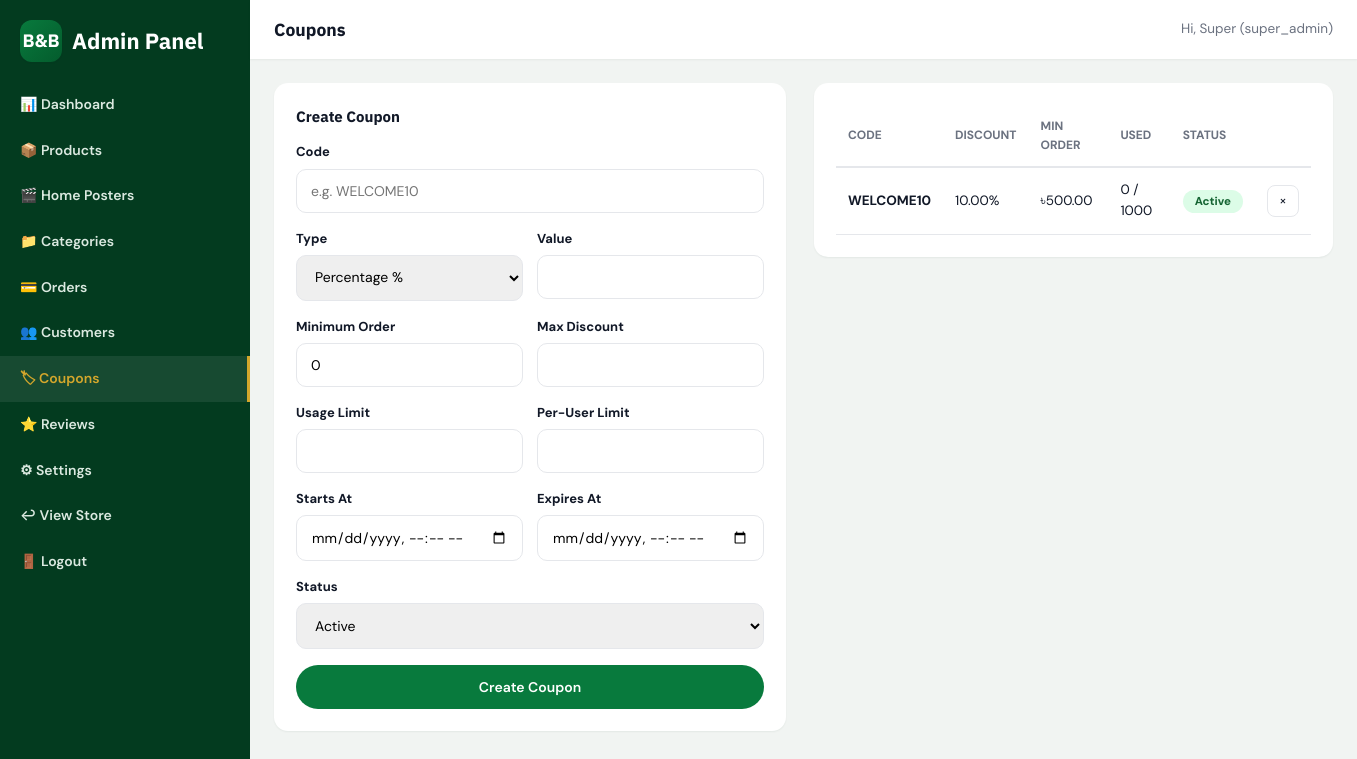
Page /admin/coupons.php (signed in) on the committed database.
### tables this page shows
CREATE TABLE users (
    id INT UNSIGNED AUTO_INCREMENT PRIMARY KEY,

    first_name VARCHAR(80) NOT NULL,
    last_name VARCHAR(80) NOT NULL,

    email VARCHAR(150) NOT NULL,
    password VARCHAR(255) NOT NULL,

    phone VARCHAR(30) DEFAULT NULL,

    address TEXT DEFAULT NULL,
    city VARCHAR(100) DEFAULT NULL,
    postal_code VARCHAR(20) DEFAULT NULL,

    avatar VARCHAR(255) DEFAULT NULL,

    role ENUM(
        'member',
        'admin',
        'super_admin'
    ) NOT NULL DEFAULT 'member',

    status ENUM(
        'active',
        'inactive',
        'blocked'
    ) NOT NULL DEFAULT 'active',

    created_at TIMESTAMP NOT NULL DEFAULT CURRENT_TIMESTAMP,
    updated_at TIMESTAMP NOT NULL DEFAULT CURRENT_TIMESTAMP
        ON UPDATE CURRENT_TIMESTAMP,

    UNIQUE KEY uq_users_email (email),
    KEY idx_users_role (role),
    KEY idx_users_status (status),
    KEY idx_users_created (created_at)
);

CREATE TABLE coupons (
    id INT UNSIGNED AUTO_INCREMENT PRIMARY KEY,

    code VARCHAR(50) NOT NULL,

    discount_type ENUM(
        'percentage',
        'fixed'
    ) NOT NULL,

    discount_value DECIMAL(12,2) NOT NULL DEFAULT 0.00,

    minimum_order DECIMAL(12,2) NOT NULL DEFAULT 0.00,

    maximum_discount DECIMAL(12,2) DEFAULT NULL,

    usage_limit INT UNSIGNED DEFAULT NULL,
    used_count INT UNSIGNED NOT NULL DEFAULT 0,

    per_user_limit INT UNSIGNED DEFAULT NULL,

    starts_at DATETIME DEFAULT NULL,
    expires_at DATETIME DEFAULT NULL,

    status ENUM(
        'active',
        'inactive'
    ) NOT NULL DEFAULT 'active',

    created_at TIMESTAMP NOT NULL DEFAULT CURRENT_TIMESTAMP,
    updated_at TIMESTAMP NOT NULL DEFAULT CURRENT_TIMESTAMP
        ON UPDATE CURRENT_TIMESTAMP,

    UNIQUE KEY uq_coupons_code (code),

    KEY idx_coupons_status (status),
    KEY idx_coupons_expiry (expires_at)
);

### includes/functions.php (called while the page is built, shortened)
<?php
function clean($value) {
    return htmlspecialchars(trim($value ?? ''), ENT_QUOTES, 'UTF-8');
}
function generate_csrf_token() {
    return $_SESSION['csrf_token'];
}
function get_settings() {
    static $settings = null;
    if ($settings === null) {
        global $pdo;
        $settings = [];
        try {
            $stmt = $pdo->query("SELECT setting_key, setting_value FROM settings");
            foreach ($stmt->fetchAll() as $row) {
                $settings[$row['setting_key']] = $row['setting_value'];
            }
        } catch (Exception $e) {
            $settings = [];
        }
    }
    return $settings;
}
function get_setting($key, $default = '') {
    $settings = get_settings();
    return $settings[$key] ?? $default;
}
function format_price($amount) {
    $symbol = get_setting('currency_symbol', '৳');
    return $symbol . number_format((float) $amount, 2);
}

### includes/auth.php (called while the page is built, shortened)
<?php
function current_user() {
    static $user = null;
    if ($user !== null) return $user ?: null;
    global $pdo;
    $stmt = $pdo->prepare("SELECT id, first_name, last_name, email, phone, address, city, postal_code, avatar, role, status
                            FROM users WHERE id = ? LIMIT 1");
    $stmt->execute([$_SESSION['user_id']]);
    $row = $stmt->fetch();
    $user = $row;
    return $user;
}
function is_logged_in() {
    return current_user() !== null;
}
function is_admin() {
    $user = current_user();
    return $user && in_array($user['role'], ['admin', 'super_admin'], true);
}
function require_admin() {
    if (!is_logged_in() || !is_admin()) {
        redirect('login.php');
    }
}

### admin/coupons.php (the view, shortened to what this page needs)
<?php
require_admin();
$pageTitle = 'Coupons';
require_once __DIR__ . '/includes/header.php';
$coupons = $pdo->query("SELECT * FROM coupons ORDER BY created_at DESC")->fetchAll();
?>
<div class="shop-layout" style="grid-template-columns:1fr 1.6fr;">
  <div class="admin-panel">
    <h4 style="margin-bottom:14px;">Create Coupon</h4>
    <form method="post">
      <div class="form-group"><label>Code</label><input class="form-control" name="code" required placeholder="e.g. WELCOME10"></div>
      <div class="form-row">
        <div class="form-group">
          <label>Type</label>
          <select name="discount_type" class="form-control"><option value="percentage">Percentage %</option><option value="fixed">Fixed Amount</option></select>
        </div>
        <div class="form-group"><label>Value</label><input class="form-control" type="number" step="0.01" name="discount_value" required></div>
      </div>
      <div class="form-row">
        <div class="form-group"><label>Minimum Order</label><input class="form-control" type="number" step="0.01" name="minimum_order" value="0"></div>
        <div class="form-group"><label>Max Discount</label><input class="form-control" type="number" step="0.01" name="maximum_discount"></div>
      </div>
      <div class="form-row">
        <div class="form-group"><label>Usage Limit</label><input class="form-control" type="number" name="usage_limit"></div>
        <div class="form-group"><label>Per-User Limit</label><input class="form-control" type="number" name="per_user_limit"></div>
      </div>
      <div class="form-row">
        <div class="form-group"><label>Starts At</label><input class="form-control" type="datetime-local" name="starts_at"></div>
        <div class="form-group"><label>Expires At</label><input class="form-control" type="datetime-local" name="expires_at"></div>
      </div>
      <div class="form-group">
        <label>Status</label>
        <select name="status" class="form-control"><option value="active">Active</option><option value="inactive">Inactive</option></select>
      </div>
      <button type="submit" class="btn btn-primary btn-block">Create Coupon</button>
    </form>
  </div>
  <div class="admin-panel">
    <table class="data-table">
      <thead><tr><th>Code</th><th>Discount</th><th>Min Order</th><th>Used</th><th>Status</th><th></th></tr></thead>
      <tbody>
      <?php foreach ($coupons as $c): ?>
        <tr>
          <td><strong><?= clean($c['code']) ?></strong></td>
          <td><?= $c['discount_type'] === 'percentage' ? $c['discount_value'] . '%' : format_price($c['discount_value']) ?></td>
          <td><?= format_price($c['minimum_order']) ?></td>
          <td><?= $c['used_count'] ?><?= $c['usage_limit'] ? ' / ' . $c['usage_limit'] : '' ?></td>
          <td><span class="status-pill status-<?= clean($c['status']) ?>"><?= clean($c['status']) ?></span></td>
          <td><a href="<?= BASE_URL ?>admin/coupons.php?delete=<?= $c['id'] ?>&csrf_token=<?= generate_csrf_token() ?>" class="icon-btn" onclick="return confirm('Delete this coupon?')">&times;</a></td>
        </tr>
      <?php endforeach; ?>
      </tbody>
    </table>
  </div>
</div>
<?php require_once __DIR__ . '/includes/footer.php'; ?>

### admin/includes/header.php (shortened to what this page needs)
<?php
$admin = current_user();
$adminPage = basename($_SERVER['SCRIPT_NAME']);
?>
<!DOCTYPE html>
<html lang="en">
<head>
<link rel="stylesheet" href="<?= BASE_URL ?>assets/css/style.css">
</head>
<body class="admin-body">
<div class="admin-wrap">
  <aside class="admin-sidebar">
    <div class="brand"><span class="logo-badge">B&amp;B</span> <span>Admin Panel</span></div>
    <a href="<?= BASE_URL ?>admin/index.php" class="<?= $adminPage === 'index.php' ? 'active' : '' ?>">&#128202; Dashboard</a>
    <a href="<?= BASE_URL ?>admin/products.php" class="<?= in_array($adminPage, ['products.php', 'product-form.php']) ? 'active' : '' ?>">&#128230; Products</a>
    <a href="<?= BASE_URL ?>admin/sliders.php" class="<?= $adminPage === 'sliders.php' ? 'active' : '' ?>">&#127916; Home Posters</a>
    <a href="<?= BASE_URL ?>admin/categories.php" class="<?= $adminPage === 'categories.php' ? 'active' : '' ?>">&#128193; Categories</a>
    <a href="<?= BASE_URL ?>admin/orders.php" class="<?= in_array($adminPage, ['orders.php', 'order-view.php']) ? 'active' : '' ?>">&#128179; Orders</a>
    <a href="<?= BASE_URL ?>admin/customers.php" class="<?= $adminPage === 'customers.php' ? 'active' : '' ?>">&#128101; Customers</a>
    <a href="<?= BASE_URL ?>admin/coupons.php" class="<?= $adminPage === 'coupons.php' ? 'active' : '' ?>">&#127991; Coupons</a>
    <a href="<?= BASE_URL ?>admin/reviews.php" class="<?= $adminPage === 'reviews.php' ? 'active' : '' ?>">&#11088; Reviews</a>
    <a href="<?= BASE_URL ?>admin/settings.php" class="<?= $adminPage === 'settings.php' ? 'active' : '' ?>">&#9881; Settings</a>
    <a href="<?= BASE_URL ?>index.php">&#8617; View Store</a>
    <a href="<?= BASE_URL ?>logout.php">&#128682; Logout</a>
  </aside>
  <div>
    <div class="admin-topbar">
      <h3 style="margin:0;"><?= clean($pageTitle ?? 'Dashboard') ?></h3>
      <span style="font-size:13.5px; color:var(--text-soft);">Hi, <?= clean($admin['first_name']) ?> (<?= clean($admin['role']) ?>)</span>
    </div>
    <div class="admin-main">

### assets/css/style.css (style rules this page uses)
:root { --green:#087A3D; --green-dark:#045C2D; --green-deep:#033B1F; --gold:#D4A72C; --bg:#F7F8F7; --white:#FFFFFF; --text:#111827; --text-soft:#6B7280; --border:#E5E7EB; --success:#16A34A; --danger:#DC2626; --warning:#F59E0B; --radius:14px; --radius-sm:8px; --shadow-sm:0 1px 2px rgba(3,59,31,.06); --shadow-md:0 8px 24px rgba(3,59,31,.08); --shadow-lg:0 20px 45px rgba(3,59,31,.14); --font-heading:'IBM Plex Sans', 'Inter', sans-serif; --font-body:'DM Sans', 'Inter', sans-serif; }
* { box-sizing:border-box; }
html { scroll-behavior:smooth; }
body { margin:0; font-family:var(--font-body); color:var(--text); background:var(--bg); font-size:15px; line-height:1.55; -webkit-font-smoothing:antialiased; }
h1,h2,h3,h4,h5 { font-family:var(--font-heading); margin:0 0 .5em; font-weight:700; color:var(--text); }
a { color:inherit; text-decoration:none; }
button { font-family:inherit; cursor:pointer; }
input,select,textarea { font-family:inherit; font-size:14px; }
.btn { display:inline-flex; align-items:center; justify-content:center; gap:8px; padding:12px 24px; border-radius:999px; font-weight:600; font-size:14px; border:1px solid transparent; transition:.2s ease; white-space:nowrap; }
.btn-primary { background:var(--green); color:#fff; }
.btn-block { width:100%; }
.brand { display:flex; align-items:center; gap:10px; font-family:var(--font-heading); font-weight:800; font-size:22px; color:var(--green-deep); }
.brand .logo-badge { width:42px; height:42px; border-radius:12px; background:linear-gradient(135deg,var(--green),var(--green-dark)); display:flex; align-items:center; justify-content:center; color:#fff; font-size:18px; font-weight:800; box-shadow:var(--shadow-sm); }
.shop-layout { display:grid; grid-template-columns:260px 1fr; gap:28px; align-items:start; }
.form-group { margin-bottom:16px; }
.form-group label { display:block; font-size:13px; font-weight:700; margin-bottom:6px; }
.form-control { width:100%; padding:12px 14px; border:1.5px solid var(--border); border-radius:10px; outline:none; }
.form-row { display:grid; grid-template-columns:1fr 1fr; gap:14px; }
.status-pill { padding:4px 12px; border-radius:999px; font-size:11.5px; font-weight:800; text-transform:capitalize; }
.status-delivered,.status-active,.status-paid,.status-approved { background:#dcfce7; color:#166534; }
.admin-body { background:#f1f4f2; }
.admin-wrap { display:grid; grid-template-columns:250px 1fr; min-height:100vh; }
.admin-sidebar { background:var(--green-deep); color:#dbe9e0; padding:20px 0; }
.admin-sidebar .brand { color:#fff; padding:0 20px 20px; }
.admin-sidebar a { display:flex; align-items:center; gap:10px; padding:12px 20px; font-size:14px; font-weight:600; }
.admin-sidebar a:hover, .admin-sidebar a.active { background:rgba(255,255,255,.08); color:var(--gold); border-right:3px solid var(--gold); }
.admin-topbar { background:#fff; padding:16px 24px; display:flex; justify-content:space-between; align-items:center; box-shadow:var(--shadow-sm); }
.admin-main { padding:24px; }
.admin-panel { background:#fff; border-radius:var(--radius); box-shadow:var(--shadow-sm); padding:22px; }
.data-table { width:100%; border-collapse:collapse; }
.data-table th { text-align:left; padding:12px; font-size:12px; text-transform:uppercase; color:var(--text-soft); border-bottom:2px solid var(--border); }
.data-table td { padding:12px; border-bottom:1px solid var(--border); font-size:13.5px; vertical-align:middle; }
.icon-btn { width:32px; height:32px; display:inline-flex; align-items:center; justify-content:center; border-radius:8px; border:1px solid var(--border); background:#fff; }

### rows in the picture
users: first_name "Super", role "super_admin"
coupons: code "WELCOME10", discount_value "10.00", minimum_order "৳500.00", used_count "0", usage_limit "1000", status "Active"

### other values in the picture
$pageTitle "Coupons"
